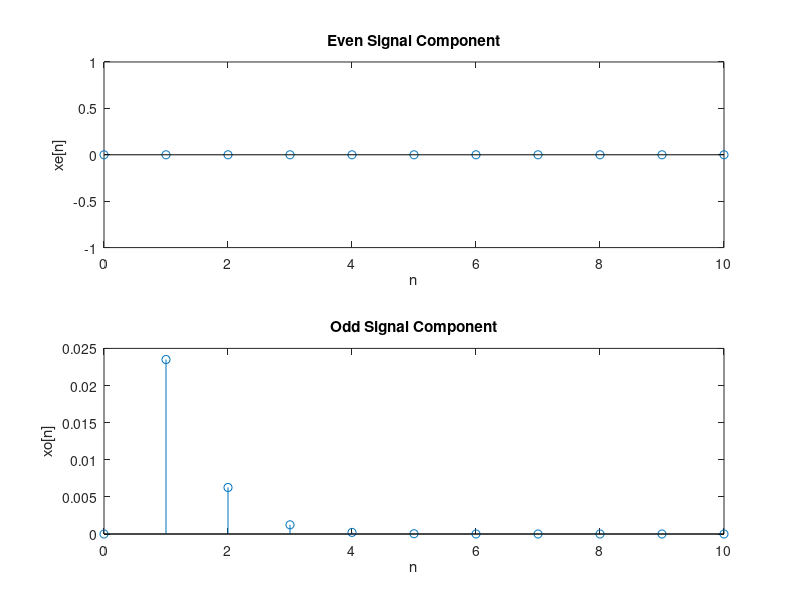

Write MATLAB code to recreate this figure.
% Nicholas Kawwas (40124338)
% ELEC 342 UK-X Lab 2 - Question 3a
% Calculates Even and Odd Signal Components

clc;
clear all;
close all;
 
n=0:10;
a = abs(n);
x=exp(-2*a).*sin((2*pi/36)*n);
xm=exp(-2*a).*sin((2*pi/36)*(-n));
 
xe=1/2*(x+xm);
xo=1/2*(x-xm);
 
subplot(2,1,1)
stem(n, xe)
xlabel('n')
ylabel('xe[n]')
title('Even Signal Component')
 
subplot(2,1,2)
stem(n, xo)
xlabel('n')
ylabel('xo[n]')
title('Odd Signal Component')
